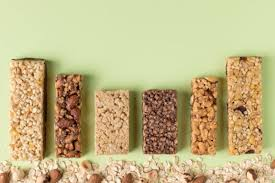
#> input picture temasClaseParcial2/barritas.png, 275 x 183 px
$ jupyter execute '11. algoritmo.ipynb'
#> lines starting #> are read from the running program, lines starting #| are printed output that depends on the picture
[cell 1]
import cv2
import numpy as np
import os


# Cargar imagen
image_path = 'barritas.png'  # Cambia esta ruta si tu imagen está en otra ubicación
image = cv2.imread(image_path)
#> image is the input picture: shape (183, 275, 3); mean B, G, R 134.9, 181.9, 194.5
if image is None:
	raise FileNotFoundError(f"No se pudo cargar la imagen. Verifica la ruta: '{image_path}'")
gray = cv2.cvtColor(image, cv2.COLOR_BGR2GRAY)
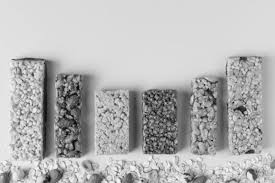
#> gray: shape (183, 275); min 7, max 251, mean 180.3

# Crear el descriptor HOG
hog = cv2.HOGDescriptor()

# Calcular el descriptor HOG
hog_features = hog.compute(gray)

# Mostrar los resultados

print("Características HOG extraídas: Este método devuelve un conjunto de características que representan la distribución de gradientes en diferentes direcciones en la imagen.\n", hog_features)
#> (printed output is left out)


import numpy as np
import matplotlib.pyplot as plt

# Usar la imagen en escala de grises ya cargada
# gray ya contiene la imagen en escala de grises

# Crear el detector KAZE
kaze = cv2.KAZE_create()

# Detectar puntos clave y calcular descriptores
keypoints, descriptors = kaze.detectAndCompute(gray, None)
#> keypoints = 230 keypoints; strongest (x, y, size): (241, 109, 7.3), (243, 59, 5.8), (155, 121, 38.9), (250, 151, 5.7)

#keypoints: Es una lista de los puntos clave detectados en la imagen.
#Los puntos clave son ubicaciones en la imagen donde se pueden observar características interesantes,
#como bordes, esquinas o áreas con texturas únicas.
#descriptors: Son vectores numéricos que representan las características locales alrededor de cada punto clave.
#Estos descriptores son útiles para comparar puntos clave entre diferentes imágenes.

# Dibujar los puntos clave sobre la imagen original
img_keypoints = cv2.drawKeypoints(image, keypoints, None, color=(0, 255, 0))
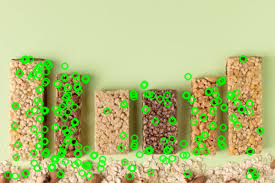
#> img_keypoints: shape (183, 275, 3); mean B, G, R 127.5, 192, 180.8

#None: Este argumento se refiere a la imagen de salida (si se pasa None, OpenCV crea una nueva imagen para mostrar los puntos clave).
#color=(0, 255, 0): Este es el color que se usará para dibujar los puntos clave. En este caso, es verde (el valor en BGR de verde es (0, 255, 0)).

# Mostrar la imagen con los puntos clave
# cv2.imshow('KAZE Keypoints', img_keypoints)
# cv2.waitKey(0)
# cv2.destroyAllWindows()

# Mostrar la imagen original
plt.imshow(image)
plt.title("Original")
plt.axis('off')
plt.show()

# Mostrar la imagen con los puntos clave
plt.imshow(img_keypoints)
plt.title("KAZE Keypoints")
plt.axis('off')
plt.show()

print('Descriptores de la imagen',descriptors)
#> (printed output is left out)

$ run again, with temasClaseParcial2/embutidos.png copied over temasClaseParcial2/barritas.png
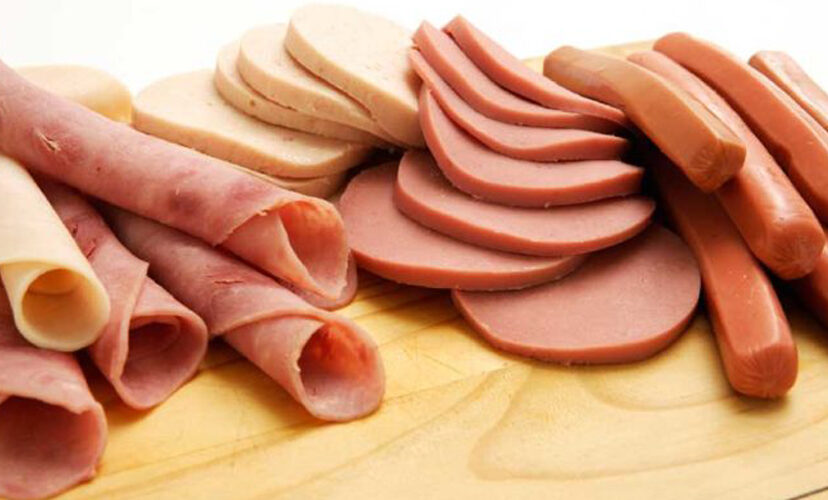
#> input picture temasClaseParcial2/embutidos.png, 828 x 500 px
#> image is the input picture: shape (500, 828, 3); mean B, G, R 115.7, 147.9, 205.2
#> `gray = cv2.cvtColor(image, cv2.COLOR_BGR2GRAY)`:
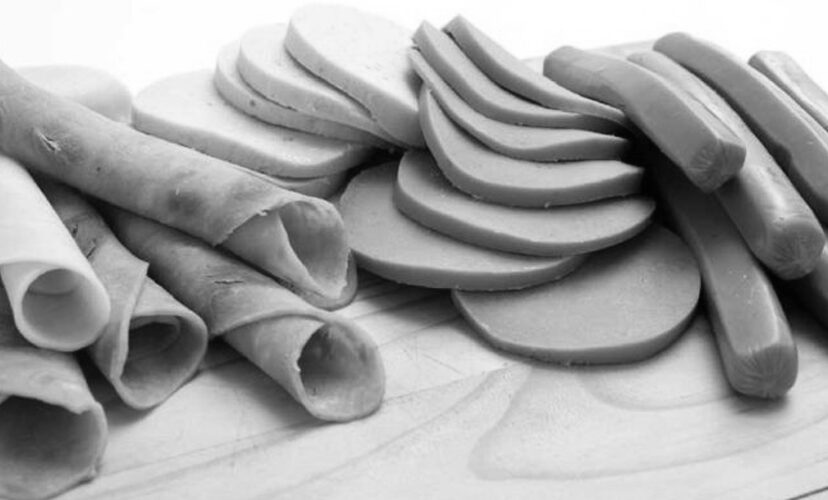
#> gray: shape (500, 828); min 0, max 255, mean 161.3
#> (printed output is left out)
#> keypoints = 599 keypoints; strongest (x, y, size): (414, 82, 15.9), (85, 362, 26.4), (628, 216, 22), (65, 387, 26.7)
#> `img_keypoints = cv2.drawKeypoints(image, keypoints, None, color=(0, 25..`:
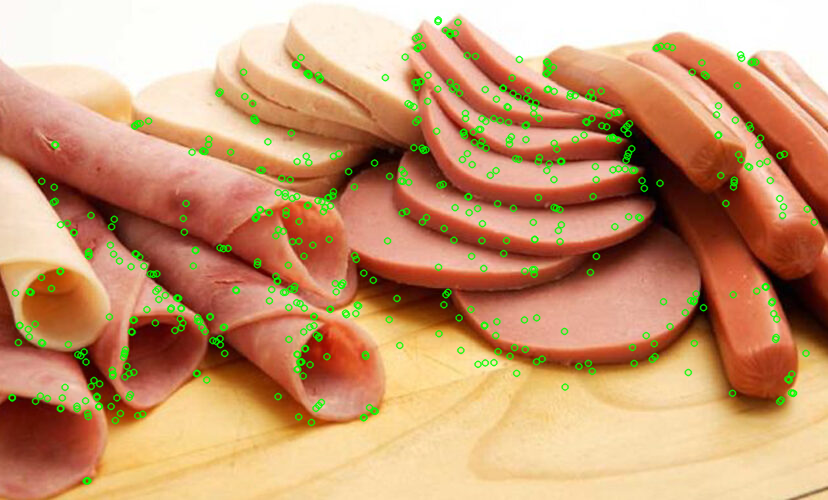
#> img_keypoints: shape (500, 828, 3); mean B, G, R 113.4, 152.1, 200
#> (printed output is left out)
